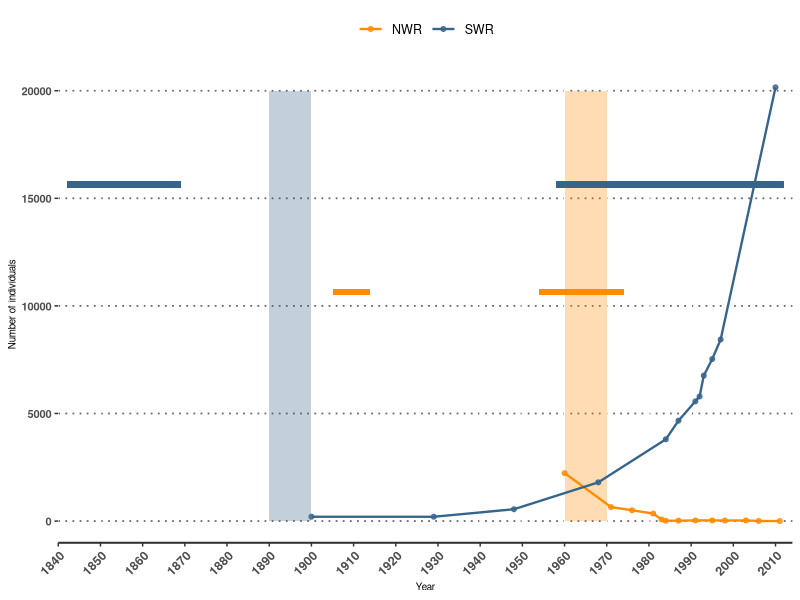
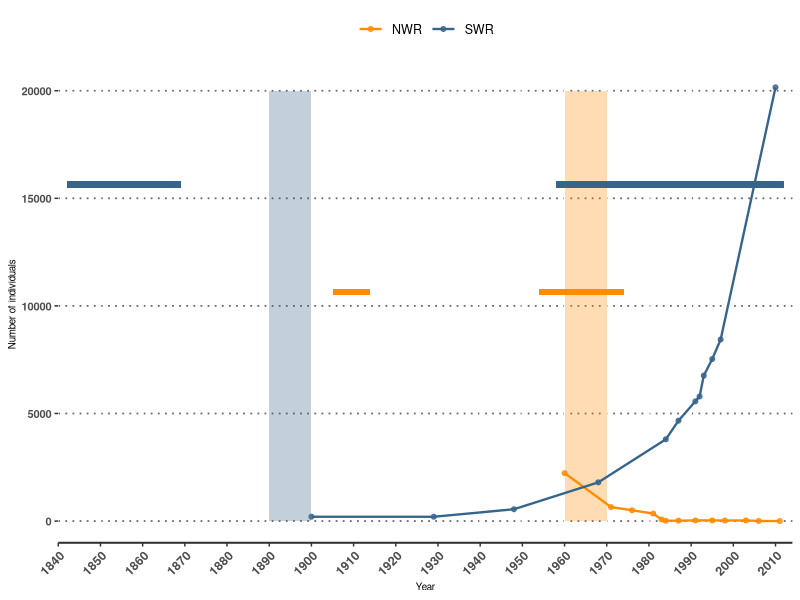

The R script that drew these images, in order:
## ---- chunk 1
library(ggplot2)
library(reshape2)
## ---- chunk 2
history = read.csv("WR_demographic_histories.csv", header=TRUE)

# re-shape data frame to arrange all values in one column
test <- melt(history, id.var='year')
test2 <- na.omit(test)
## ---- chunk 3
H = ggplot(test2, aes(x=year, y=value, color=variable)) 
## ---- chunk 4
H = H + 
   # annotate the bottlenecks
  annotate("rect", xmin = 1890, xmax = 1900, ymin = 0, ymax = 20000, alpha = .3, fill='steelblue4') +
  annotate("rect", xmin = 1960, xmax = 1970, ymin = 0, ymax = 20000, alpha = .3, fill='darkorange') +
  
  # draw the pop trajectories
  geom_point(alpha=.8, size=1.4) + geom_line(size=.8) +
  scale_color_manual(values=c('darkorange', 'steelblue4')) +
  xlab("Year") + ylab("Number of individuals") +
  scale_x_continuous(limits=c(1840, 2014), breaks = seq(1840, 2010, 10), expand = c(0, 0)) +
  #scale_y_discrete(limits=c(0, 23000), breaks = seq(0, 23000, 5000), expand = c(0, 0)) +
  theme(axis.text.x = element_text(size=9, angle=45, hjust=1, face="bold"), axis.line.x = element_line(color="gray20", size = .7), 
        axis.ticks= element_line(color="gray20"),
        axis.text.y = element_text(size=8, hjust=1, face="bold"),
        axis.title.x=element_text(size=7), axis.title.y=element_text(size=7),
        legend.title = element_blank(), legend.text = element_text(size = 9), 
        legend.background = element_rect(fill="white", size=0.2, linetype = 0),
        legend.key.size = unit(.7, "cm"), legend.key=element_blank(),
        legend.position = "top" ,
        panel.background = element_rect(fill='white'), 
        panel.grid.major.y = element_line(colour="gray40", size=.6, linetype=3)) +
  
  # annotate the sampling points
  annotate("rect", xmin = 1842, xmax = 1869, ymin = 15500, ymax = 15800, alpha =1, fill='steelblue4') +
  annotate("rect", xmin = 1905, xmax = 1914, ymin = 10500, ymax = 10800, alpha =1, fill='darkorange') +
  annotate("rect", xmin = 1954, xmax = 1974, ymin = 10500, ymax = 10800, alpha =1, fill='darkorange') +
  annotate("rect", xmin = 1958, xmax = 2012, ymin = 15500, ymax = 15800, alpha =1, fill='steelblue4')

H
## ---- chunk 5
pdf('WR_v3_Fig1B_v1.pdf', height=4, width=4.5, useDingbats = F)
H
dev.off()
